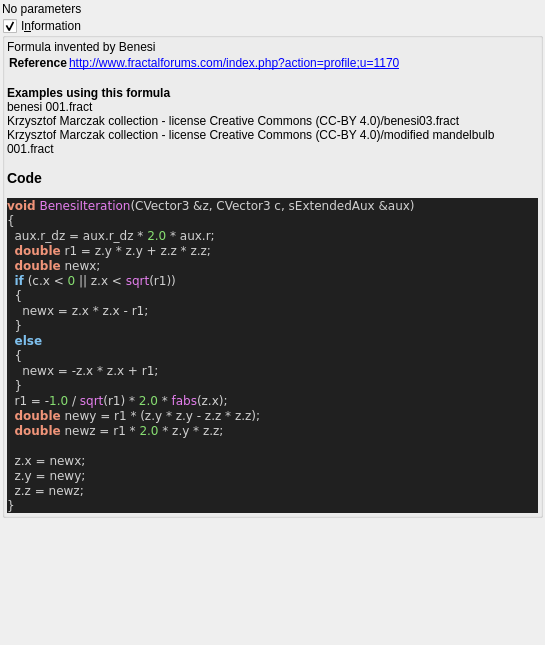
<?xml version="1.0" encoding="UTF-8"?>
<ui version="4.0">
 <class>benesi</class>
 <widget class="QWidget" name="Form">
  <property name="geometry">
   <rect>
    <x>0</x>
    <y>0</y>
    <width>545</width>
    <height>645</height>
   </rect>
  </property>
  <property name="windowTitle">
   <string notr="true">benesi</string>
  </property>
  <layout class="QVBoxLayout" name="verticalLayout">
   <property name="spacing">
    <number>2</number>
   </property>
   <property name="leftMargin">
    <number>2</number>
   </property>
   <property name="topMargin">
    <number>2</number>
   </property>
   <property name="rightMargin">
    <number>2</number>
   </property>
   <property name="bottomMargin">
    <number>2</number>
   </property>
   <item>
    <widget class="QLabel" name="label">
     <property name="text">
      <string>No parameters</string>
     </property>
    </widget>
   </item>
   <item>
    <widget class="MyGroupBox" name="groupCheck_info">
     <property name="title">
      <string>I&amp;nformation</string>
     </property>
     <property name="flat">
      <bool>false</bool>
     </property>
     <property name="checkable">
      <bool>true</bool>
     </property>
     <layout class="QVBoxLayout" name="verticalLayout_2">
      <property name="spacing">
       <number>2</number>
      </property>
      <property name="leftMargin">
       <number>2</number>
      </property>
      <property name="topMargin">
       <number>2</number>
      </property>
      <property name="rightMargin">
       <number>2</number>
      </property>
      <property name="bottomMargin">
       <number>2</number>
      </property>
      <item>
       <widget class="QLabel" name="label_code_content">
        <property name="text">
         <string notr="true">&lt;p&gt;Formula invented by Benesi&lt;/p&gt;&lt;table&gt;
&lt;tr&gt;&lt;th&gt;Reference&lt;/th&gt;&lt;td&gt;&lt;a href=&quot;http://www.fractalforums.com/index.php?action=profile;u=1170&quot;&gt;http://www.fractalforums.com/index.php?action=profile;u=1170&lt;br&gt;
&lt;/td&gt;&lt;/tr&gt;
&lt;/table&gt;
&lt;b&gt;Examples using this formula&lt;/b&gt;&lt;br&gt;benesi 001.fract&lt;br&gt;Krzysztof Marczak collection - license Creative Commons (CC-BY 4.0)/benesi03.fract&lt;br&gt;Krzysztof Marczak collection - license Creative Commons (CC-BY 4.0)/modified mandelbulb 001.fract&lt;h3&gt;Code&lt;/h3&gt;
&lt;body style=&quot;background-color:#202020&quot;&gt;
&lt;pre style=&quot;color:#d0d0d0; background-color:#202020;  font-family:'Courier New',monospace;&quot;&gt;&lt;span style=&quot;color:#f09479; font-weight:bold&quot;&gt;void&lt;/span&gt; &lt;span style=&quot;color:#e47eed&quot;&gt;BenesiIteration&lt;/span&gt;&lt;span style=&quot;color:#d0d0d0&quot;&gt;(&lt;/span&gt;CVector3 &lt;span style=&quot;color:#d0d0d0&quot;&gt;&amp;amp;&lt;/span&gt;z&lt;span style=&quot;color:#d0d0d0&quot;&gt;,&lt;/span&gt; CVector3 c&lt;span style=&quot;color:#d0d0d0&quot;&gt;,&lt;/span&gt; sExtendedAux &lt;span style=&quot;color:#d0d0d0&quot;&gt;&amp;amp;&lt;/span&gt;aux&lt;span style=&quot;color:#d0d0d0&quot;&gt;)&lt;/span&gt;
&lt;span style=&quot;color:#d0d0d0&quot;&gt;{&lt;/span&gt;
  aux&lt;span style=&quot;color:#d0d0d0&quot;&gt;.&lt;/span&gt;r_dz &lt;span style=&quot;color:#d0d0d0&quot;&gt;=&lt;/span&gt; aux&lt;span style=&quot;color:#d0d0d0&quot;&gt;.&lt;/span&gt;r_dz &lt;span style=&quot;color:#d0d0d0&quot;&gt;*&lt;/span&gt; &lt;span style=&quot;color:#87df71&quot;&gt;2.0&lt;/span&gt; &lt;span style=&quot;color:#d0d0d0&quot;&gt;*&lt;/span&gt; aux&lt;span style=&quot;color:#d0d0d0&quot;&gt;.&lt;/span&gt;r&lt;span style=&quot;color:#d0d0d0&quot;&gt;;&lt;/span&gt;
  &lt;span style=&quot;color:#f09479; font-weight:bold&quot;&gt;double&lt;/span&gt; r1 &lt;span style=&quot;color:#d0d0d0&quot;&gt;=&lt;/span&gt; z&lt;span style=&quot;color:#d0d0d0&quot;&gt;.&lt;/span&gt;y &lt;span style=&quot;color:#d0d0d0&quot;&gt;*&lt;/span&gt; z&lt;span style=&quot;color:#d0d0d0&quot;&gt;.&lt;/span&gt;y &lt;span style=&quot;color:#d0d0d0&quot;&gt;+&lt;/span&gt; z&lt;span style=&quot;color:#d0d0d0&quot;&gt;.&lt;/span&gt;z &lt;span style=&quot;color:#d0d0d0&quot;&gt;*&lt;/span&gt; z&lt;span style=&quot;color:#d0d0d0&quot;&gt;.&lt;/span&gt;z&lt;span style=&quot;color:#d0d0d0&quot;&gt;;&lt;/span&gt;
  &lt;span style=&quot;color:#f09479; font-weight:bold&quot;&gt;double&lt;/span&gt; newx&lt;span style=&quot;color:#d0d0d0&quot;&gt;;&lt;/span&gt;
  &lt;span style=&quot;color:#7ec0ee; font-weight:bold&quot;&gt;if&lt;/span&gt; &lt;span style=&quot;color:#d0d0d0&quot;&gt;(&lt;/span&gt;c&lt;span style=&quot;color:#d0d0d0&quot;&gt;.&lt;/span&gt;x &lt;span style=&quot;color:#d0d0d0&quot;&gt;&amp;lt;&lt;/span&gt; &lt;span style=&quot;color:#87df71&quot;&gt;0&lt;/span&gt; &lt;span style=&quot;color:#d0d0d0&quot;&gt;||&lt;/span&gt; z&lt;span style=&quot;color:#d0d0d0&quot;&gt;.&lt;/span&gt;x &lt;span style=&quot;color:#d0d0d0&quot;&gt;&amp;lt;&lt;/span&gt; &lt;span style=&quot;color:#e47eed&quot;&gt;sqrt&lt;/span&gt;&lt;span style=&quot;color:#d0d0d0&quot;&gt;(&lt;/span&gt;r1&lt;span style=&quot;color:#d0d0d0&quot;&gt;))&lt;/span&gt;
  &lt;span style=&quot;color:#d0d0d0&quot;&gt;{&lt;/span&gt;
    newx &lt;span style=&quot;color:#d0d0d0&quot;&gt;=&lt;/span&gt; z&lt;span style=&quot;color:#d0d0d0&quot;&gt;.&lt;/span&gt;x &lt;span style=&quot;color:#d0d0d0&quot;&gt;*&lt;/span&gt; z&lt;span style=&quot;color:#d0d0d0&quot;&gt;.&lt;/span&gt;x &lt;span style=&quot;color:#d0d0d0&quot;&gt;-&lt;/span&gt; r1&lt;span style=&quot;color:#d0d0d0&quot;&gt;;&lt;/span&gt;
  &lt;span style=&quot;color:#d0d0d0&quot;&gt;}&lt;/span&gt;
  &lt;span style=&quot;color:#7ec0ee; font-weight:bold&quot;&gt;else&lt;/span&gt;
  &lt;span style=&quot;color:#d0d0d0&quot;&gt;{&lt;/span&gt;
    newx &lt;span style=&quot;color:#d0d0d0&quot;&gt;= -&lt;/span&gt;z&lt;span style=&quot;color:#d0d0d0&quot;&gt;.&lt;/span&gt;x &lt;span style=&quot;color:#d0d0d0&quot;&gt;*&lt;/span&gt; z&lt;span style=&quot;color:#d0d0d0&quot;&gt;.&lt;/span&gt;x &lt;span style=&quot;color:#d0d0d0&quot;&gt;+&lt;/span&gt; r1&lt;span style=&quot;color:#d0d0d0&quot;&gt;;&lt;/span&gt;
  &lt;span style=&quot;color:#d0d0d0&quot;&gt;}&lt;/span&gt;
  r1 &lt;span style=&quot;color:#d0d0d0&quot;&gt;= -&lt;/span&gt;&lt;span style=&quot;color:#87df71&quot;&gt;1.0&lt;/span&gt; &lt;span style=&quot;color:#d0d0d0&quot;&gt;/&lt;/span&gt; &lt;span style=&quot;color:#e47eed&quot;&gt;sqrt&lt;/span&gt;&lt;span style=&quot;color:#d0d0d0&quot;&gt;(&lt;/span&gt;r1&lt;span style=&quot;color:#d0d0d0&quot;&gt;) *&lt;/span&gt; &lt;span style=&quot;color:#87df71&quot;&gt;2.0&lt;/span&gt; &lt;span style=&quot;color:#d0d0d0&quot;&gt;*&lt;/span&gt; &lt;span style=&quot;color:#e47eed&quot;&gt;fabs&lt;/span&gt;&lt;span style=&quot;color:#d0d0d0&quot;&gt;(&lt;/span&gt;z&lt;span style=&quot;color:#d0d0d0&quot;&gt;.&lt;/span&gt;x&lt;span style=&quot;color:#d0d0d0&quot;&gt;);&lt;/span&gt;
  &lt;span style=&quot;color:#f09479; font-weight:bold&quot;&gt;double&lt;/span&gt; newy &lt;span style=&quot;color:#d0d0d0&quot;&gt;=&lt;/span&gt; r1 &lt;span style=&quot;color:#d0d0d0&quot;&gt;* (&lt;/span&gt;z&lt;span style=&quot;color:#d0d0d0&quot;&gt;.&lt;/span&gt;y &lt;span style=&quot;color:#d0d0d0&quot;&gt;*&lt;/span&gt; z&lt;span style=&quot;color:#d0d0d0&quot;&gt;.&lt;/span&gt;y &lt;span style=&quot;color:#d0d0d0&quot;&gt;-&lt;/span&gt; z&lt;span style=&quot;color:#d0d0d0&quot;&gt;.&lt;/span&gt;z &lt;span style=&quot;color:#d0d0d0&quot;&gt;*&lt;/span&gt; z&lt;span style=&quot;color:#d0d0d0&quot;&gt;.&lt;/span&gt;z&lt;span style=&quot;color:#d0d0d0&quot;&gt;);&lt;/span&gt;
  &lt;span style=&quot;color:#f09479; font-weight:bold&quot;&gt;double&lt;/span&gt; newz &lt;span style=&quot;color:#d0d0d0&quot;&gt;=&lt;/span&gt; r1 &lt;span style=&quot;color:#d0d0d0&quot;&gt;*&lt;/span&gt; &lt;span style=&quot;color:#87df71&quot;&gt;2.0&lt;/span&gt; &lt;span style=&quot;color:#d0d0d0&quot;&gt;*&lt;/span&gt; z&lt;span style=&quot;color:#d0d0d0&quot;&gt;.&lt;/span&gt;y &lt;span style=&quot;color:#d0d0d0&quot;&gt;*&lt;/span&gt; z&lt;span style=&quot;color:#d0d0d0&quot;&gt;.&lt;/span&gt;z&lt;span style=&quot;color:#d0d0d0&quot;&gt;;&lt;/span&gt;

  z&lt;span style=&quot;color:#d0d0d0&quot;&gt;.&lt;/span&gt;x &lt;span style=&quot;color:#d0d0d0&quot;&gt;=&lt;/span&gt; newx&lt;span style=&quot;color:#d0d0d0&quot;&gt;;&lt;/span&gt;
  z&lt;span style=&quot;color:#d0d0d0&quot;&gt;.&lt;/span&gt;y &lt;span style=&quot;color:#d0d0d0&quot;&gt;=&lt;/span&gt; newy&lt;span style=&quot;color:#d0d0d0&quot;&gt;;&lt;/span&gt;
  z&lt;span style=&quot;color:#d0d0d0&quot;&gt;.&lt;/span&gt;z &lt;span style=&quot;color:#d0d0d0&quot;&gt;=&lt;/span&gt; newz&lt;span style=&quot;color:#d0d0d0&quot;&gt;;&lt;/span&gt;
&lt;span style=&quot;color:#d0d0d0&quot;&gt;}&lt;/span&gt;
&lt;/pre&gt;
&lt;/body&gt;</string>
        </property>
        <property name="wordWrap">
         <bool>true</bool>
        </property>
        <property name="openExternalLinks">
         <bool>true</bool>
        </property>
        <property name="textInteractionFlags">
         <set>Qt::LinksAccessibleByMouse|Qt::TextSelectableByMouse</set>
        </property>
       </widget>
      </item>
     </layout>
    </widget>
   </item>
   <item>
    <spacer name="verticalSpacer">
     <property name="orientation">
      <enum>Qt::Vertical</enum>
     </property>
     <property name="sizeHint" stdset="0">
      <size>
       <width>20</width>
       <height>40</height>
      </size>
     </property>
    </spacer>
   </item>
  </layout>
 </widget>
 <customwidgets>
  <customwidget>
   <class>MyGroupBox</class>
   <extends>QGroupBox</extends>
   <header>my_group_box.h</header>
   <container>1</container>
  </customwidget>
 </customwidgets>
 <resources/>
 <connections/>
</ui>
